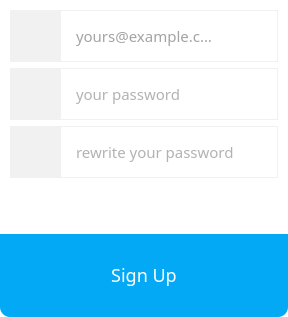
             <widget class="QWidget" name="signup">
              <property name="styleSheet">
               <string notr="true">background-color: transparent;</string>
              </property>
              <layout class="QVBoxLayout" name="verticalLayout_12">
               <property name="leftMargin">
                <number>0</number>
               </property>
               <property name="topMargin">
                <number>0</number>
               </property>
               <property name="rightMargin">
                <number>0</number>
               </property>
               <property name="bottomMargin">
                <number>0</number>
               </property>
               <item>
                <widget class="QFrame" name="frame_40">
                 <property name="frameShape">
                  <enum>QFrame::StyledPanel</enum>
                 </property>
                 <property name="frameShadow">
                  <enum>QFrame::Raised</enum>
                 </property>
                 <layout class="QVBoxLayout" name="verticalLayout_11">
                  <item>
                   <widget class="QFrame" name="frame_45">
                    <property name="minimumSize">
                     <size>
                      <width>200</width>
                      <height>50</height>
                     </size>
                    </property>
                    <property name="maximumSize">
                     <size>
                      <width>560</width>
                      <height>60</height>
                     </size>
                    </property>
                    <property name="styleSheet">
                     <string notr="true">border: 1px solid #F1F1F1</string>
                    </property>
                    <property name="frameShape">
                     <enum>QFrame::StyledPanel</enum>
                    </property>
                    <property name="frameShadow">
                     <enum>QFrame::Raised</enum>
                    </property>
                    <layout class="QHBoxLayout" name="horizontalLayout_39">
                     <property name="spacing">
                      <number>13</number>
                     </property>
                     <property name="leftMargin">
                      <number>0</number>
                     </property>
                     <property name="topMargin">
                      <number>0</number>
                     </property>
                     <property name="rightMargin">
                      <number>0</number>
                     </property>
                     <property name="bottomMargin">
                      <number>0</number>
                     </property>
                     <item>
                      <widget class="QFrame" name="frame_37">
                       <property name="minimumSize">
                        <size>
                         <width>50</width>
                         <height>50</height>
                        </size>
                       </property>
                       <property name="styleSheet">
                        <string notr="true">background: #F1F1F1;
border:none;
  border-bottom-right-radius:0px;
  border-top-right-radius:0px;</string>
                       </property>
                       <property name="frameShape">
                        <enum>QFrame::StyledPanel</enum>
                       </property>
                       <property name="frameShadow">
                        <enum>QFrame::Raised</enum>
                       </property>
                       <layout class="QGridLayout" name="gridLayout_12">
                        <item row="0" column="0">
                         <widget class="QLabel" name="label_20">
                          <property name="text">
                           <string/>
                          </property>
                          <property name="pixmap">
                           <pixmap resource="../resources.qrc">:/icons/assets/icons/credit-card-02.png</pixmap>
                          </property>
                         </widget>
                        </item>
                       </layout>
                      </widget>
                     </item>
                     <item>
                      <widget class="QLineEdit" name="email_sign">
                       <property name="minimumSize">
                        <size>
                         <width>0</width>
                         <height>50</height>
                        </size>
                       </property>
                       <property name="font">
                        <font>
                         <family>Proxima Nova</family>
                         <pointsize>-1</pointsize>
                         <bold>false</bold>
                        </font>
                       </property>
                       <property name="layoutDirection">
                        <enum>Qt::RightToLeft</enum>
                       </property>
                       <property name="styleSheet">
                        <string notr="true">font-family: Proxima Nova;
color: rgb(71, 71, 71);
font-size: 15px;
font-weight: 400;
line-height: 15px;
text-align: left;
border:none</string>
                       </property>
                       <property name="text">
                        <string/>
                       </property>
                       <property name="maxLength">
                        <number>32757</number>
                       </property>
                       <property name="placeholderText">
                        <string>yours@example.com</string>
                       </property>
                      </widget>
                     </item>
                     <item>
                      <widget class="QFrame" name="frame_38">
                       <property name="minimumSize">
                        <size>
                         <width>50</width>
                         <height>0</height>
                        </size>
                       </property>
                       <property name="styleSheet">
                        <string notr="true">border:none</string>
                       </property>
                       <property name="frameShape">
                        <enum>QFrame::StyledPanel</enum>
                       </property>
                       <property name="frameShadow">
                        <enum>QFrame::Raised</enum>
                       </property>
                      </widget>
                     </item>
                    </layout>
                   </widget>
                  </item>
                  <item>
                   <widget class="QFrame" name="frame_44">
                    <property name="minimumSize">
                     <size>
                      <width>200</width>
                      <height>50</height>
                     </size>
                    </property>
                    <property name="maximumSize">
                     <size>
                      <width>560</width>
                      <height>60</height>
                     </size>
                    </property>
                    <property name="styleSheet">
                     <string notr="true">border: 1px solid #F1F1F1</string>
                    </property>
                    <property name="frameShape">
                     <enum>QFrame::StyledPanel</enum>
                    </property>
                    <property name="frameShadow">
                     <enum>QFrame::Raised</enum>
                    </property>
                    <layout class="QHBoxLayout" name="horizontalLayout_36">
                     <property name="spacing">
                      <number>13</number>
                     </property>
                     <property name="leftMargin">
                      <number>0</number>
                     </property>
                     <property name="topMargin">
                      <number>0</number>
                     </property>
                     <property name="rightMargin">
                      <number>18</number>
                     </property>
                     <property name="bottomMargin">
                      <number>0</number>
                     </property>
                     <item>
                      <widget class="QFrame" name="frame_33">
                       <property name="minimumSize">
                        <size>
                         <width>50</width>
                         <height>50</height>
                        </size>
                       </property>
                       <property name="styleSheet">
                        <string notr="true">background: #F1F1F1;
border:none;
  border-bottom-right-radius:0px;
  border-top-right-radius:0px;</string>
                       </property>
                       <property name="frameShape">
                        <enum>QFrame::StyledPanel</enum>
                       </property>
                       <property name="frameShadow">
                        <enum>QFrame::Raised</enum>
                       </property>
                       <layout class="QGridLayout" name="gridLayout_9">
                        <item row="0" column="0">
                         <widget class="QLabel" name="label_17">
                          <property name="text">
                           <string/>
                          </property>
                          <property name="pixmap">
                           <pixmap resource="../resources.qrc">:/icons/assets/icons/lock-01.png</pixmap>
                          </property>
                         </widget>
                        </item>
                       </layout>
                      </widget>
                     </item>
                     <item>
                      <widget class="QLineEdit" name="pass_sign">
                       <property name="minimumSize">
                        <size>
                         <width>0</width>
                         <height>50</height>
                        </size>
                       </property>
                       <property name="layoutDirection">
                        <enum>Qt::RightToLeft</enum>
                       </property>
                       <property name="styleSheet">
                        <string notr="true">font-family: Proxima Nova;
color: rgb(102, 102, 102);
font-size: 15px;
font-weight: 400;
line-height: 15px;
text-align: left;
border:none</string>
                       </property>
                       <property name="text">
                        <string/>
                       </property>
                       <property name="placeholderText">
                        <string>your password</string>
                       </property>
                      </widget>
                     </item>
                    </layout>
                   </widget>
                  </item>
                  <item>
                   <widget class="QFrame" name="frame_46">
                    <property name="minimumSize">
                     <size>
                      <width>200</width>
                      <height>50</height>
                     </size>
                    </property>
                    <property name="maximumSize">
                     <size>
                      <width>560</width>
                      <height>60</height>
                     </size>
                    </property>
                    <property name="styleSheet">
                     <string notr="true">border: 1px solid #F1F1F1</string>
                    </property>
                    <property name="frameShape">
                     <enum>QFrame::StyledPanel</enum>
                    </property>
                    <property name="frameShadow">
                     <enum>QFrame::Raised</enum>
                    </property>
                    <layout class="QHBoxLayout" name="horizontalLayout_40">
                     <property name="spacing">
                      <number>13</number>
                     </property>
                     <property name="leftMargin">
                      <number>0</number>
                     </property>
                     <property name="topMargin">
                      <number>0</number>
                     </property>
                     <property name="rightMargin">
                      <number>18</number>
                     </property>
                     <property name="bottomMargin">
                      <number>0</number>
                     </property>
                     <item>
                      <widget class="QFrame" name="frame_39">
                       <property name="minimumSize">
                        <size>
                         <width>50</width>
                         <height>50</height>
                        </size>
                       </property>
                       <property name="styleSheet">
                        <string notr="true">background: #F1F1F1;
border:none;
  border-bottom-right-radius:0px;
  border-top-right-radius:0px;</string>
                       </property>
                       <property name="frameShape">
                        <enum>QFrame::StyledPanel</enum>
                       </property>
                       <property name="frameShadow">
                        <enum>QFrame::Raised</enum>
                       </property>
                       <layout class="QGridLayout" name="gridLayout_14">
                        <item row="0" column="0">
                         <widget class="QLabel" name="label_21">
                          <property name="text">
                           <string/>
                          </property>
                          <property name="pixmap">
                           <pixmap resource="../resources.qrc">:/icons/assets/icons/lock-01.png</pixmap>
                          </property>
                         </widget>
                        </item>
                       </layout>
                      </widget>
                     </item>
                     <item>
                      <widget class="QLineEdit" name="repass_sign">
                       <property name="minimumSize">
                        <size>
                         <width>0</width>
                         <height>50</height>
                        </size>
                       </property>
                       <property name="layoutDirection">
                        <enum>Qt::RightToLeft</enum>
                       </property>
                       <property name="styleSheet">
                        <string notr="true">font-family: Proxima Nova;
color: rgb(102, 102, 102);
font-size: 15px;
font-weight: 400;
line-height: 15px;
text-align: left;
border:none</string>
                       </property>
                       <property name="text">
                        <string/>
                       </property>
                       <property name="placeholderText">
                        <string>rewrite your password</string>
                       </property>
                      </widget>
                     </item>
                    </layout>
                   </widget>
                  </item>
                  <item>
                   <spacer name="verticalSpacer_5">
                    <property name="orientation">
                     <enum>Qt::Vertical</enum>
                    </property>
                    <property name="sizeHint" stdset="0">
                     <size>
                      <width>20</width>
                      <height>40</height>
                     </size>
                    </property>
                   </spacer>
                  </item>
                 </layout>
                </widget>
               </item>
               <item>
                <widget class="QFrame" name="frame_36">
                 <property name="minimumSize">
                  <size>
                   <width>0</width>
                   <height>83</height>
                  </size>
                 </property>
                 <property name="maximumSize">
                  <size>
                   <width>16777215</width>
                   <height>83</height>
                  </size>
                 </property>
                 <property name="styleSheet">
                  <string notr="true">background-color: rgb(3, 169, 244);
border-bottom-left-radius : 10px;
border-bottom-right-radius : 10px;
border-top-left-radius : 0px;
border-top-right-radius : 0px;</string>
                 </property>
                 <property name="frameShape">
                  <enum>QFrame::StyledPanel</enum>
                 </property>
                 <property name="frameShadow">
                  <enum>QFrame::Raised</enum>
                 </property>
                 <layout class="QHBoxLayout" name="horizontalLayout_5">
                  <property name="spacing">
                   <number>0</number>
                  </property>
                  <property name="leftMargin">
                   <number>0</number>
                  </property>
                  <property name="topMargin">
                   <number>0</number>
                  </property>
                  <property name="rightMargin">
                   <number>0</number>
                  </property>
                  <property name="bottomMargin">
                   <number>0</number>
                  </property>
                  <item>
                   <widget class="QPushButton" name="logIn_btn_2">
                    <property name="minimumSize">
                     <size>
                      <width>147</width>
                      <height>72</height>
                     </size>
                    </property>
                    <property name="cursor">
                     <cursorShape>PointingHandCursor</cursorShape>
                    </property>
                    <property name="styleSheet">
                     <string notr="true">font-family: Proxima Nova;
font-size: 18px;
font-weight: 400;
line-height: 18px;
text-align: left;
color: rgb(255, 255, 255);
text-align:center;</string>
                    </property>
                    <property name="text">
                     <string>Sign Up</string>
                    </property>
                   </widget>
                  </item>
                 </layout>
                </widget>
               </item>
              </layout>
             </widget>
